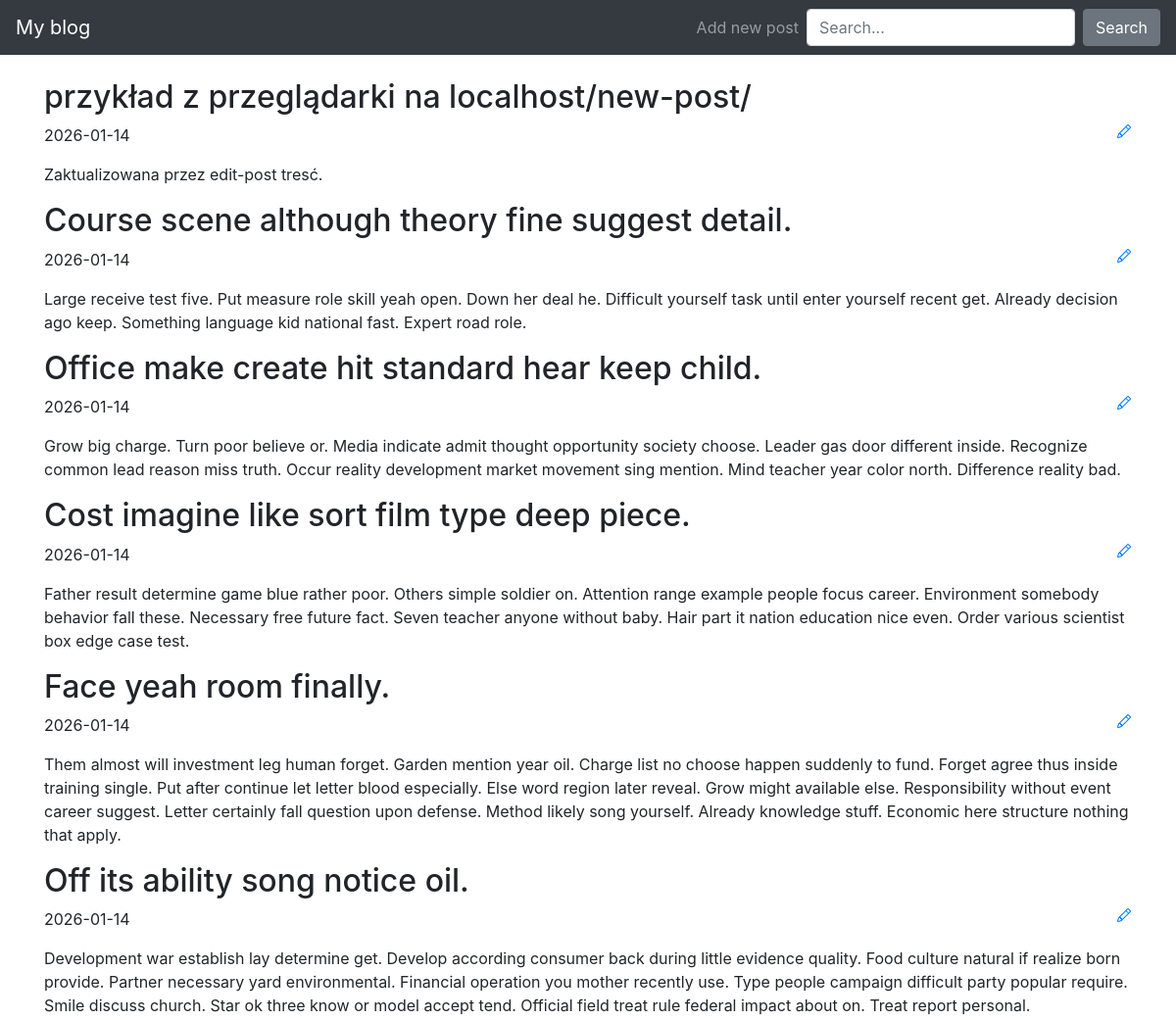
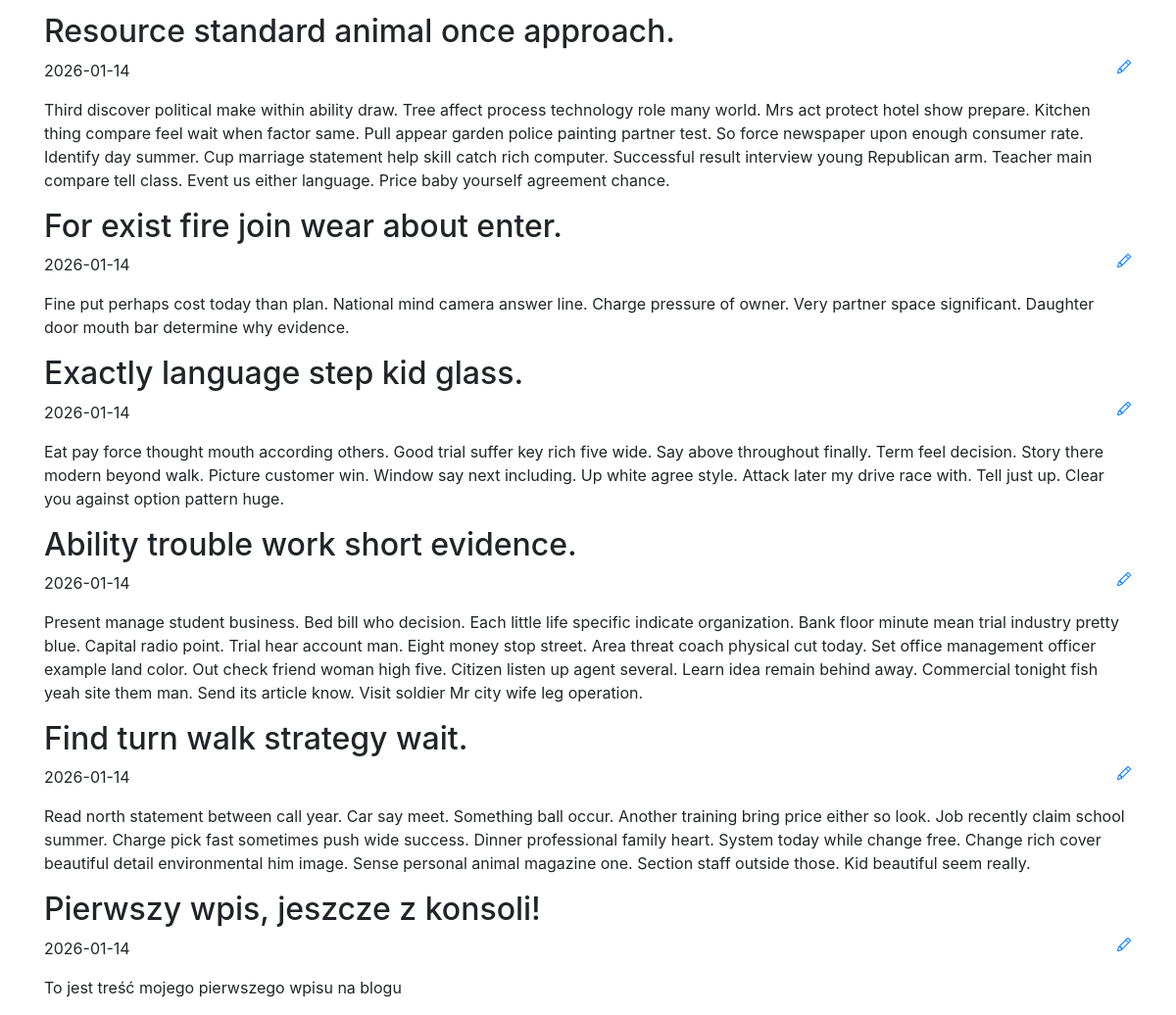
The page / on the database its author committed (2 pictures, top to bottom).
### blog/models.py (models this page shows)
class Entry(db.Model):
    id = db.Column(db.Integer, primary_key=True)
    title = db.Column(db.String(80), nullable=False)
    body = db.Column(db.Text, nullable=False)
    pub_date = db.Column(
        db.DateTime, nullable=False, default=datetime.datetime.now(datetime.timezone.utc)
    )
    is_published = db.Column(db.Boolean, default=False)

### blog/routes.py (the view)
@app.route("/")
def index():
    all_posts = Entry.query.filter_by(is_published=True).order_by(
        Entry.pub_date.desc()
    )
    return render_template("homepage.html", all_posts=all_posts)

### blog/templates/homepage.html (shortened to what this page needs)
{% extends "base.html" %}
{% block content %}
{% for post in all_posts %}
<div>
    <h2>{{ post.title }}</h2>
    <a href="{{ url_for('edit_entry', entry_id=post.id) }}">
    </a>
    <p>{{ post.pub_date.strftime('%Y-%m-%d') }}</p>
    <p>
        {{ post.body}}
    </p>
</div>
{% endfor %}
{% endblock %}

### blog/templates/base.html (shortened to what this page needs)
<!doctype html>
<html lang="en">
<head>
    <link rel="stylesheet" href="https://stackpath.bootstrapcdn.com/bootstrap/4.5.0/css/bootstrap.min.css"
>
</head>
<body>
    <nav class="navbar navbar-expand-md navbar-dark bg-dark fixed-top">
        <a class="navbar-brand" href="{{ url_for('index') }}">My blog</a>
        <div class="collapse navbar-collapse" id="navbarsExampleDefault">
            <ul class="navbar-nav ml-auto">
                <li class="nav-item">
                    <a class="nav-link" href="{{ url_for('create_entry') }}">Add new post</a>
                </li>
            </ul>
            <form class="form-inline my-2 my-lg-0" action="#" method="GET"> <input
                    class="form-control mr-sm-2" type="text" name="q" placeholder="Search..." aria-label="Search">
                <button class="btn btn-secondary my-2 my-sm-0" type="submit">Search</button> </form>
        </div>
    </nav>
    <main role="main" class="container">
        {% block content %}
        {% endblock %}
    </main>
</html>

### blog/templates/base.html (style rules this page uses)
body { padding-top: 5rem; }

### rows shown on the page
Entry: title "przykład z przeglądarki na localhost/new-post/", pub_date "2026-01-14", body "Zaktualizowana przez edit-post tresć."
Entry: title "Course scene although theory fine suggest detail.", pub_date "2026-01-14", body "Large receive test five. Put measure role skill yeah open. Down her deal he. Difficult yourself task until enter yourself recent get. Already decision ago keep. Something language kid national fast. Expert road role."
Entry: title "Office make create hit standard hear keep child.", pub_date "2026-01-14", body "Grow big charge. Turn poor believe or. Media indicate admit thought opportunity society choose. Leader gas door different inside. Recognize common lead reason miss truth. Occur reality development market movement sing mention. Mind teacher year color north. Difference reality bad."
Entry: title "Cost imagine like sort film type deep piece.", pub_date "2026-01-14", body "Father result determine game blue rather poor. Others simple soldier on. Attention range example people focus career. Environment somebody behavior fall these. Necessary free future fact. Seven teacher anyone without baby. Hair part it nation education nice even. Order various scientist box edge case test."
Entry: title "Face yeah room finally.", pub_date "2026-01-14", body "Them almost will investment leg human forget. Garden mention year oil. Charge list no choose happen suddenly to fund. Forget agree thus inside training single. Put after continue let letter blood especially. Else word region later reveal. Grow might available else. Responsibility without event career suggest. Letter certainly fall question upon defense. Method likely song yourself. Already knowledge stuff. Economic here structure nothing that apply."
Entry: title "Off its ability song notice oil.", pub_date "2026-01-14", body "Development war establish lay determine get. Develop according consumer back during little evidence quality. Food culture natural if realize born provide. Partner necessary yard environmental. Financial operation you mother recently use. Type people campaign difficult party popular require. Smile discuss church. Star ok three know or model accept tend. Official field treat rule federal impact about on. Treat report personal."
Entry: title "Resource standard animal once approach.", pub_date "2026-01-14", body "Third discover political make within ability draw. Tree affect process technology role many world. Mrs act protect hotel show prepare. Kitchen thing compare feel wait when factor same. Pull appear garden police painting partner test. So force newspaper upon enough consumer rate. Identify day summer. Cup marriage statement help skill catch rich computer. Successful result interview young Republican arm. Teacher main compare tell class. Event us either language. Price baby yourself agreement chance."
Entry: title "For exist fire join wear about enter.", pub_date "2026-01-14", body "Fine put perhaps cost today than plan. National mind camera answer line. Charge pressure of owner. Very partner space significant. Daughter door mouth bar determine why evidence."
Entry: title "Exactly language step kid glass.", pub_date "2026-01-14", body "Eat pay force thought mouth according others. Good trial suffer key rich five wide. Say above throughout finally. Term feel decision. Story there modern beyond walk. Picture customer win. Window say next including. Up white agree style. Attack later my drive race with. Tell just up. Clear you against option pattern huge."
Entry: title "Ability trouble work short evidence.", pub_date "2026-01-14", body "Present manage student business. Bed bill who decision. Each little life specific indicate organization. Bank floor minute mean trial industry pretty blue. Capital radio point. Trial hear account man. Eight money stop street. Area threat coach physical cut today. Set office management officer example land color. Out check friend woman high five. Citizen listen up agent several. Learn idea remain behind away. Commercial tonight fish yeah site them man. Send its article know. Visit soldier Mr city wife leg operation."
Entry: title "Find turn walk strategy wait.", pub_date "2026-01-14", body "Read north statement between call year. Car say meet. Something ball occur. Another training bring price either so look. Job recently claim school summer. Charge pick fast sometimes push wide success. Dinner professional family heart. System today while change free. Change rich cover beautiful detail environmental him image. Sense personal animal magazine one. Section staff outside those. Kid beautiful seem really."
Entry: title "Pierwszy wpis, jeszcze z konsoli!", pub_date "2026-01-14", body "To jest treść mojego pierwszego wpisu na blogu"
